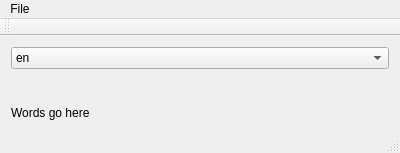
<?xml version="1.0" encoding="UTF-8"?>
<ui version="4.0">
 <class>MainWindow</class>
 <widget class="QMainWindow" name="MainWindow">
  <property name="geometry">
   <rect>
    <x>0</x>
    <y>0</y>
    <width>400</width>
    <height>153</height>
   </rect>
  </property>
  <property name="windowTitle">
   <string>MainWindow</string>
  </property>
  <widget class="QWidget" name="centralWidget">
   <layout class="QVBoxLayout" name="verticalLayout">
    <item>
     <widget class="QComboBox" name="languageComboBox">
      <item>
       <property name="text">
        <string>en</string>
       </property>
      </item>
      <item>
       <property name="text">
        <string>fr</string>
       </property>
      </item>
      <item>
       <property name="text">
        <string>sp</string>
       </property>
      </item>
     </widget>
    </item>
    <item>
     <spacer name="verticalSpacer">
      <property name="orientation">
       <enum>Qt::Vertical</enum>
      </property>
      <property name="sizeHint" stdset="0">
       <size>
        <width>20</width>
        <height>16</height>
       </size>
      </property>
     </spacer>
    </item>
    <item>
     <widget class="QLabel" name="outputLabel">
      <property name="text">
       <string>Words go here</string>
      </property>
     </widget>
    </item>
   </layout>
  </widget>
  <widget class="QMenuBar" name="menuBar">
   <property name="geometry">
    <rect>
     <x>0</x>
     <y>0</y>
     <width>400</width>
     <height>25</height>
    </rect>
   </property>
   <widget class="QMenu" name="menuFile">
    <property name="title">
     <string>File</string>
    </property>
    <addaction name="actionFirst_Action"/>
   </widget>
   <addaction name="menuFile"/>
  </widget>
  <widget class="QToolBar" name="mainToolBar">
   <attribute name="toolBarArea">
    <enum>TopToolBarArea</enum>
   </attribute>
   <attribute name="toolBarBreak">
    <bool>false</bool>
   </attribute>
  </widget>
  <widget class="QStatusBar" name="statusBar"/>
  <action name="actionFirst_Action">
   <property name="text">
    <string>First Action</string>
   </property>
  </action>
 </widget>
 <layoutdefault spacing="6" margin="11"/>
 <resources/>
 <connections/>
</ui>
